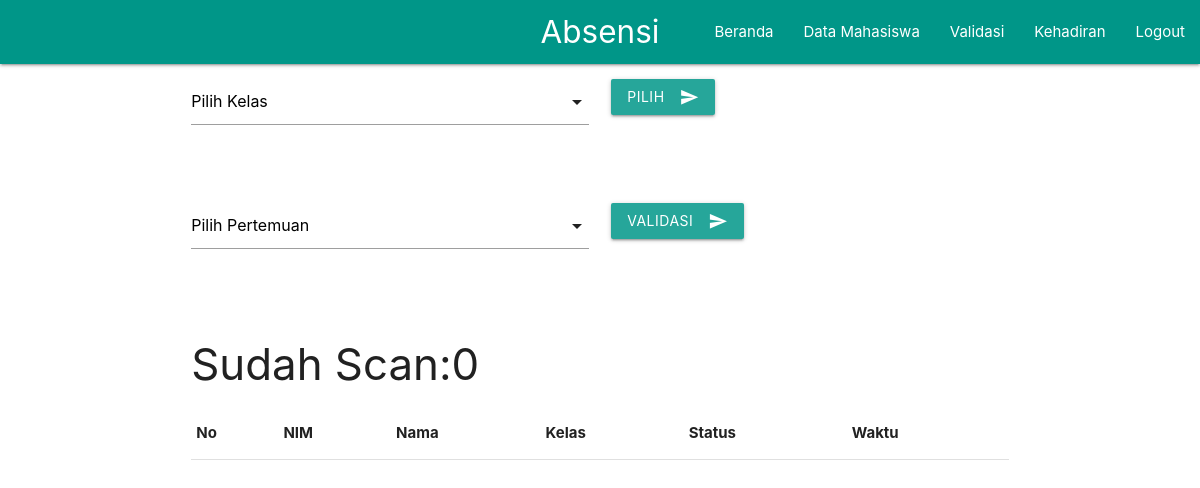
Page /index.php?page=validasi (signed in) on the earlier database version.
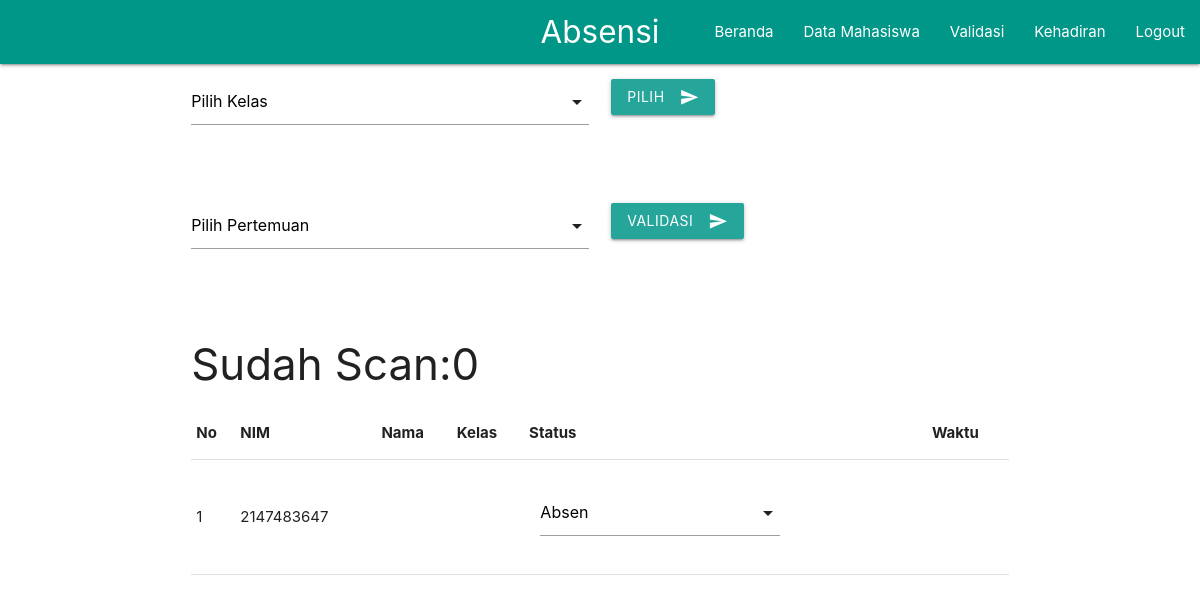
Same page on the later database version.
### tables this page shows
CREATE TABLE `tbl_mahasiswa` (
  `id` int(4) NOT NULL,
  `UID` varchar(40) NOT NULL,
  `nim` int(10) NOT NULL,
  `nama` varchar(40) NOT NULL,
  `kelas` varchar(5) NOT NULL
);

### page/validasi.php (the view, shortened to what this page needs)
<div class="row">
  <form method="get" action="index.php?page=validasi" class="col s12 form-user">
    <div class="row">
      <div class="input-field col m6 s12">
      </div>
      <div class="input-field col m6 s12">
        <button class="btn waves-effect waves-light" type="submit" name="page" value="validasi">Pilih
          <i class="material-icons right">send</i>
        </button>
      </div>
    </div>
  </form>
</div>
<form method="post" action="">
<div class="row">
    <div class="row">
      <div class="input-field col m6 s12">
      </div>
      <div class="input-field col m6 s12">
        <button class="btn waves-effect waves-light" type="submit" name="kirim" value="1">Validasi
          <i class="material-icons right">send</i>
        </button>
      </div>
    </div>
</div>
<div class="row">
  <div class="col s12">
    <table>
    <thead>
      <tr>
          <th>No</th>
          <th>NIM</th>
          <th>Nama</th>
          <th>Kelas</th>
          <th>Status</th>
          <th>Waktu</th>
      </tr>
    </thead>
    <?php
    $kelas=$_GET['kelas'];
    $result_mahasiswa=mysqli_query($conn, "SELECT * FROM tbl_mahasiswa WHERE kelas='$kelas'");
    $i=1;
    $scan=0;
    while ($rows=mysqli_fetch_assoc($result_mahasiswa)):
    ?>
    <tr>
      <td><?= $i++ ?></td>
      <td><?= $rows['nim']?></td>
      <td><?= $rows['nama']?></td>
      <td><?= $rows['kelas']?></td>
      <td>
        <div class="input-field col s12 m8">
            <?php
            $a=$rows['UID'];
            $result_log=mysqli_query($conn, "SELECT * FROM tbl_log WHERE UID='$a'");
            $row_log=mysqli_fetch_assoc($result_log);
              ?>
        </div>
    </td>
      <td><?= $row_log['waktu'] ; ?></td>
    </tr>
    <?php endwhile;
    echo '<h3>Sudah Scan:'.$scan.'</h3>';?>
  </table>
  </div>
</div>
</form>

### index.php (shortened to what this page needs)
<?php
  if ($_COOKIE['id_user']) {
    $id_user=$_COOKIE['id_user'] ;
  }else{
  $id_user=$_SESSION['id_user'] ;
  }
  include "config.php";
  $result_user=mysqli_query($conn, "SELECT nama, level FROM tbl_user WHERE id_user=$id_user");
  $data_user=mysqli_fetch_assoc($result_user);
	?>
<!DOCTYPE html>
<html>
  <head>
    <link href="css/material-icons.css" rel="stylesheet">
    <link type="text/css" rel="stylesheet" href="css/materialize.min.css"  media="screen,projection"/>
  </head>
  <body>
    <nav class="teal">
      <div class="nav-wrapper">
        <a href="#" class="brand-logo center">Absensi</a>
        <ul id="nav-mobile" class="right hide-on-med-and-down">
          <li><a href="?page=dashboard">Beranda</a></li>
          <?php
            if ($data_user['level']=="admin") {
              echo '<li><a href="?page=mahasiswa">Data Mahasiswa</a></li>';
            }
           ?>
          <li><a href="?page=validasi">Validasi</a></li>
          <li><a href="?page=kehadiran">Kehadiran</a></li>
          <li><a href="logout.php">Logout</a></li>
        </ul>
      </div>
    </nav>
    <div class="container">
      <?php
        if(isset($_GET['page'])){
          $page = $_GET['page'];
          switch ($page) {
            case 'validasi':
              include "page/validasi.php";
              break;
          }
        }else{
          include "page/dashboard.php";
        }
       ?>
    </div>
  </body>
</html>

Differences in the rows shown:
added tbl_mahasiswa: nim "2147483647"
